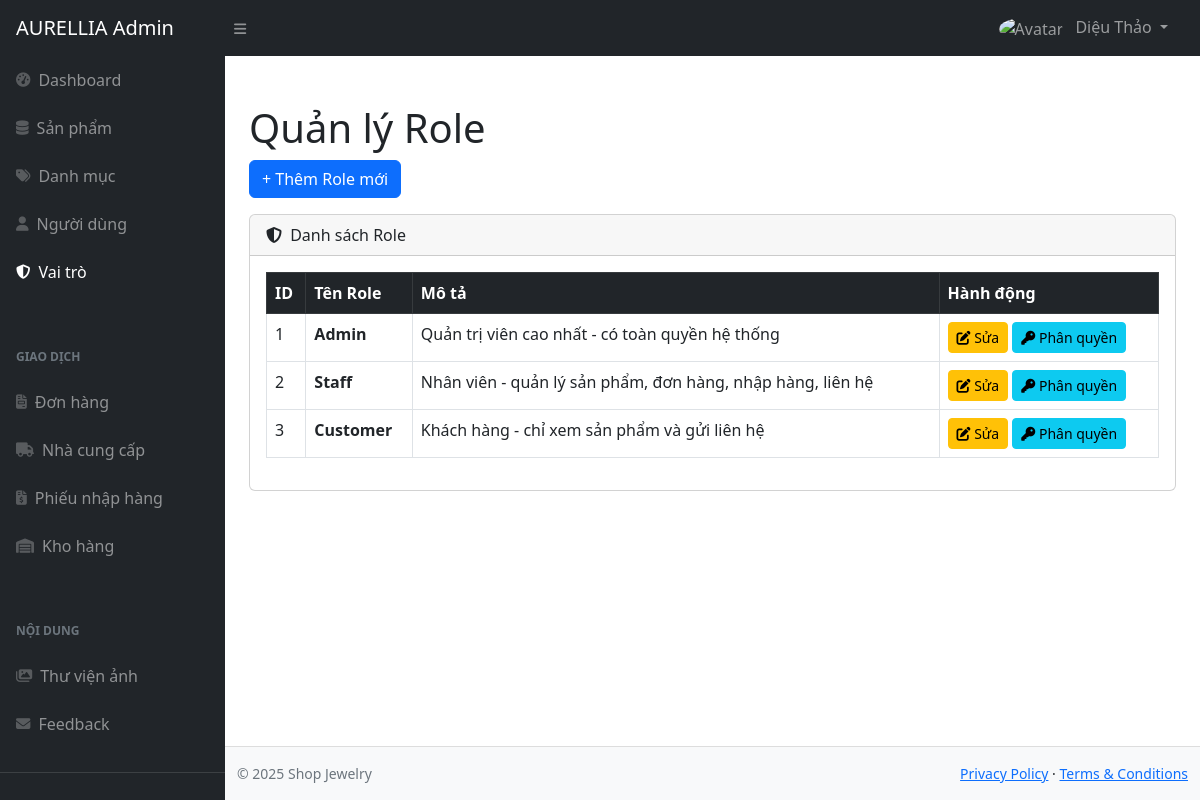
The app's page /admin/index.php?act=role (signed in) with its own data.
### tables this page shows
CREATE TABLE `role` (
  `id` int(11) NOT NULL,
  `name` varchar(100) NOT NULL,
  `description` text DEFAULT NULL,
  `isDeleted` tinyint(4) DEFAULT 0,
  `created_at` timestamp NOT NULL DEFAULT current_timestamp()
);

### admin/controllers/RoleController.php (called while the page is built, shortened)
<?php
require_once __DIR__ . '/../models/RoleModel.php';
class RoleController {
    private $model;
    public function __construct($conn) {
        $this->model = new RoleModel($conn);
    }
    public function index() {
        $roles = $this->model->getAllRoles();
        include "layouts/main.php";
    }
}
?>

### admin/models/RoleModel.php (called while the page is built, shortened)
<?php
class RoleModel {
    private $conn;
    public function __construct($conn) {
        $this->conn = $conn;
    }
    public function getAllRoles() {
        $sql = "SELECT * FROM role WHERE isDeleted = 0 ORDER BY id";
        $result = $this->conn->query($sql);
        return $result->fetch_all(MYSQLI_ASSOC);
    }
}
?>

### admin/views/roles/list.php (the view, shortened to what this page needs)
<h1 class="mt-4">Quản lý Role</h1>
<a href="index.php?act=role-create" class="btn btn-primary mb-3">+ Thêm Role mới</a>
<div class="card mb-4">
    <div class="card-header">
        <i class="fas fa-shield-halved me-1"></i>
        Danh sách Role
    </div>
    <div class="card-body">
        <table class="table table-bordered table-hover">
            <thead class="table-dark">
                <tr>
                    <th>ID</th>
                    <th>Tên Role</th>
                    <th>Mô tả</th>
                    <th>Hành động</th>
                </tr>
            </thead>
            <tbody>
                <?php foreach ($roles as $role): ?>
                <tr>
                    <td><?= $role['id'] ?></td>
                    <td><strong><?= htmlspecialchars($role['name']) ?></strong></td>
                    <td><?= htmlspecialchars($role['description'] ?? '') ?></td>
                    <td>
                        <a href="index.php?act=role-edit&id=<?= $role['id'] ?>" class="btn btn-warning btn-sm">
                            <i class="fas fa-edit"></i> Sửa
                        </a>
                        <a href="index.php?act=role-permissions&id=<?= $role['id'] ?>" class="btn btn-info btn-sm">
                            <i class="fas fa-key"></i> Phân quyền
                        </a>
                    </td>
                </tr>
                <?php endforeach; ?>
            </tbody>
        </table>
    </div>
</div>

### records on screen
role: id "1", name "Admin", description "Quản trị viên cao nhất - có toàn quyền hệ thống"
role: id "2", name "Staff", description "Nhân viên - quản lý sản phẩm, đơn hàng, nhập hàng, liên hệ"
role: id "3", name "Customer", description "Khách hàng - chỉ xem sản phẩm và gửi liên hệ"

### other values on screen
$adminName "Diệu Thảo"
